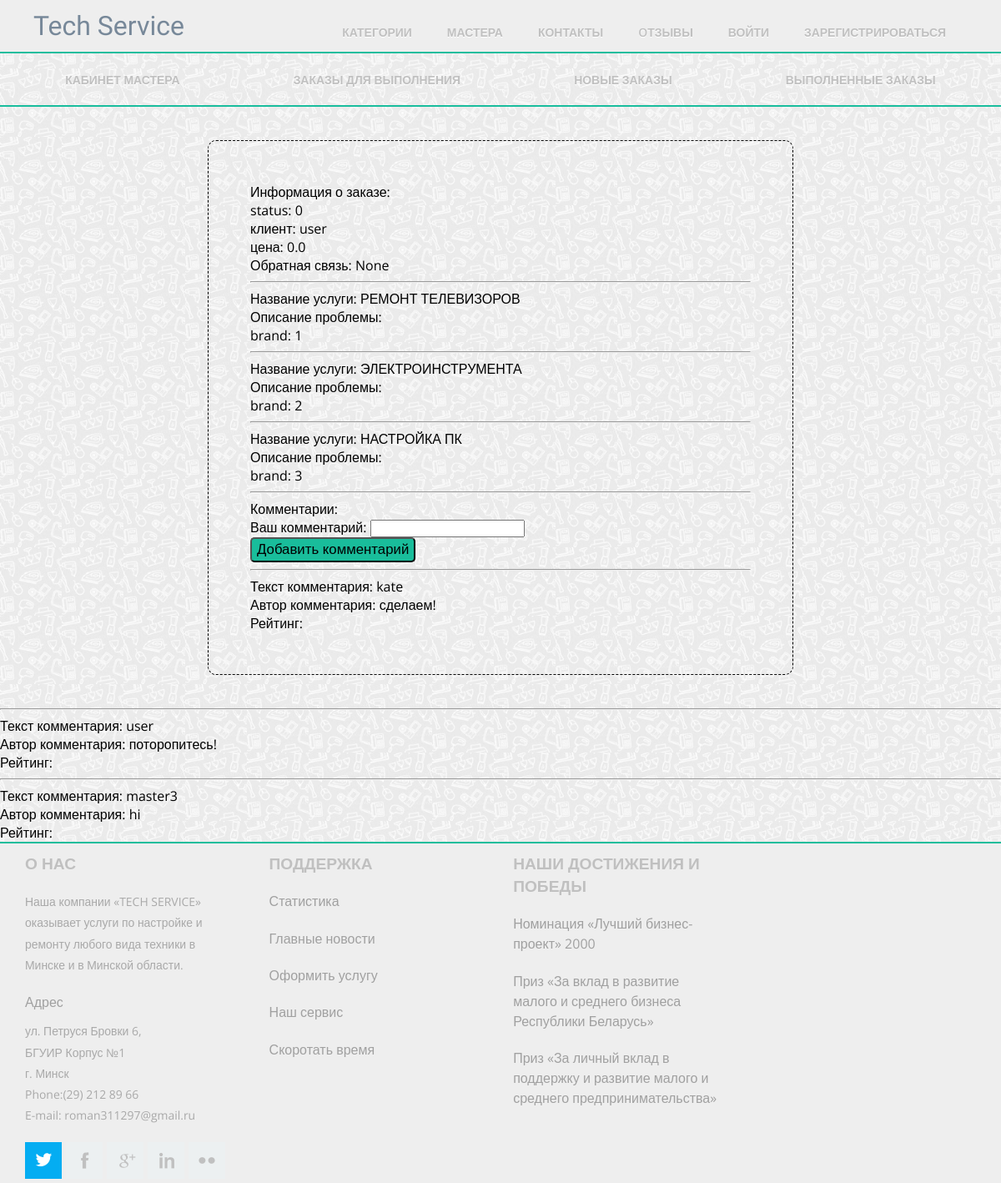
Page /master/orders/2/ on the committed database.
### master_office/models.py (models this page shows, shortened)
class Order(models.Model):
    client = models.ForeignKey(User, on_delete=models.CASCADE)
    status = models.IntegerField(default=0)
    price = models.FloatField()
    begin_date = models.DateTimeField(auto_now=True)
    end_date = models.DateTimeField(blank=True, null=True)
    expected_date = models.DateTimeField(blank=True, null=True)
    rating = models.IntegerField(default=0, blank=True, null=True)
    feedback = models.TextField(blank=True, null=True)

class OrderLine(models.Model):
    order = models.ForeignKey('Order', on_delete=models.CASCADE)
    service = models.ForeignKey(Service, on_delete=models.CASCADE)
    master = models.ForeignKey('Master', on_delete=models.CASCADE, blank=True, null=True)
    brand_name = models.CharField(max_length=20)
    device_name = models.CharField(max_length=20)
    serial_id = models.CharField(max_length=20)
    feedback = models.TextField(blank=True, null=True)
    trouble_description = models.TextField()
    status = models.IntegerField(default=0)

class Comment(models.Model):
    content = models.TextField(verbose_name="Текст комментария")
    author = models.ForeignKey(User, null=True)
    order = models.ForeignKey(Order)
    date = models.DateTimeField(auto_now=True, blank=True, null=True)

### mainApp/models.py (models this page shows, shortened)
class Service(models.Model):
    name = models.CharField(max_length=120)
    description = models.TextField()
    time = models.CharField(max_length=20, help_text="How much time service will take")
    price = models.IntegerField()
    area = models.ForeignKey('Area', on_delete=models.SET_NULL, null=True)

### master_office/views.py (the view)
# urls.py: url(r'^orders/(?P<pk>\d+)/$', 'client_office.views.order', name="client_office-detail"),
def order(request, pk=1):
    comment_form = CommentForm()
    args = {}
    args['order'] = Order.objects.get(id=pk)
    args['comments'] = Comment.objects.filter(order=args['order'])
    args['form'] = comment_form
    args['username'] = request.user
    return render(request, 'master_office/order_detail.html', args)

### master_office/forms.py (shortened to what this page needs)
class CommentForm(forms.ModelForm):
    content = forms.CharField(label="Ваш комментарий",required=True)
    class Meta:
        model = Comment
        fields = ('content',)

### master_office/templates/master_office/order_detail.html
{% extends "master_office/master_wrapper.html" %} {% block master_content %}
<div class="order">Информация о заказе:
<p>status: {{order.status}}</p>
<p>клиент: {{order.client.first_name}}</p>
<p>цена: {{order.price}}</p>
<p>Обратная связь: {{order.feedback}}</p>
<hr> {% for line in order.orderline_set.all %}
<p>
    <p>Название услуги: {{line.service.name}}</p>
    <p>Описание проблемы: {{line.touble_description}}</p>
    <p>brand: {{line.brand_name}}</p>
</p>
<hr> {% endfor %}
<div class="large-offset-1 large-8 columns">
    <p>Комментарии:</p>
    <form action="{% url 'addcomment_master' order.id %} " method="post">
        {% csrf_token %} {{ form.as_p }}
        <button class="button" type="submit">Добавить комментарий</button>
    </form>
</div>
{% for comment in order.comment_set.all %}
    <hr>
    <p>Текст комментария: {{comment.author.username}}</p>
    <p>Автор комментария: {{comment.content}}</p>
    <p>Рейтинг: {{comment.rating}}</p>
</div>
{% endfor %}
{% endblock %}

### mainApp/static/css/style.css (style rules this page uses)
html, body, div, span, applet, object, iframe, h1, h2, h3, h4, h5, h6, p, blockquote, pre, a, abbr, acronym, address, big, cite, code, del, dfn, em, img, ins, kbd, q, s, samp, small, strike, strong, sub, sup, tt, var, b, u, i, dl, dt, dd, ol, nav ul, nav li, fieldset, form, label, legend, table, caption, tbody, tfoot, thead, tr, th, td, article, aside, canvas, details, embed, figure, figcaption, footer, header, hgroup, menu, nav, output, ruby, section, summary, time, mark, audio, video { margin: 0; padding: 0; border: 0; font-size: 100%; font: inherit; vertical-align: baseline; }
body { font-family: 'Open Sans', sans-serif; background: url(/static/images/tile-main.png); background-repeat: repeat; font-size: 100%; }
.order { width: 50%; border: 1px dashed black; border-radius: 10px; padding: 50px; margin: auto; margin-bottom: 40px; margin-top: 40px; overflow: scroll; }
.button { font-size: 1.05em; height: 30px; background-color: #19BD9B; border-radius: 5px; }

### rows in the picture
Order: status "0", client.first_name "user", price "0.0", feedback "None"
OrderLine: service.name "РЕМОНТ ТЕЛЕВИЗОРОВ", brand_name "1"
OrderLine: service.name "ЭЛЕКТРОИНСТРУМЕНТА", brand_name "2"
OrderLine: service.name "НАСТРОЙКА ПК", brand_name "3"
Comment: author.username "kate", content "сделаем!"
Comment: author.username "user", content "поторопитесь!"
Comment: author.username "master3", content "hi"
